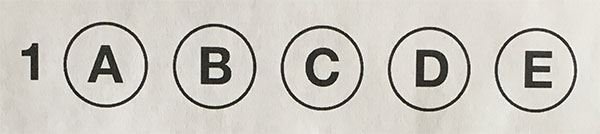
#> input picture 00_img_src/omr_test_02_noanswer.jpg, 600 x 134 px
$ python test_grader.py --image ../00_img_src/omr_test_02_noanswer.jpg
#> lines starting #> are read from the running program, lines starting #| are printed output that depends on the picture; after the words box and inside, x2 and y2 are one past the last pixel; in counts of white or black regions, pixels touching at a corner belong together
#!/usr/bin/python
# -*- coding: utf-8 -*-

"""Original code from https://www.pyimagesearch.com/2016/10/03/bubble-sheet-multiple-choice-scanner-and-test-grader-using-omr-python-and-opencv/

This code applies Optical Mark Recognition for recognizing sample answers sheets
"""

# import the necessary packages
from imutils.perspective import four_point_transform
from imutils import contours
import numpy as np
import argparse
import imutils
import cv2

# construct the argument parse and parse the arguments
ap = argparse.ArgumentParser()
ap.add_argument("-i", "--image", required=True,
	help="path to the input image")
args = vars(ap.parse_args())
# define the answer key which maps the question number
# to the correct answer
ANSWER_KEY = {0: 1, 1: 4, 2: 0, 3: 3, 4: 1}

# load the image, convert it to grayscale, blur it
# slightly, then find edges
image = cv2.imread(args["image"])
#> image is the input picture: shape (134, 600, 3); mean B, G, R 193.9, 201.4, 204.4
gray = cv2.cvtColor(image, cv2.COLOR_BGR2GRAY)
blurred = cv2.GaussianBlur(gray, (5, 5), 0)
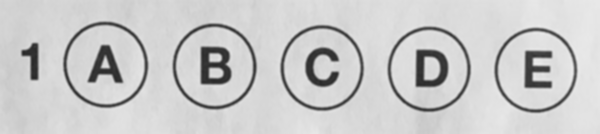
#> blurred: shape (134, 600); min 39, max 236, mean 201.4
edged = cv2.Canny(blurred, 75, 200)
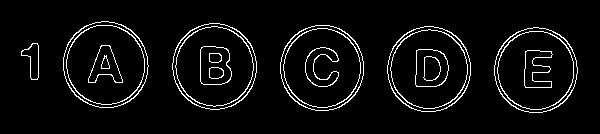
#> edged: shape (134, 600); 5% white in thin lines or dots, all inside (x1, y1, x2, y2) = (21, 21, 578, 113)

# find contours in the edge map, then initialize
# the contour that corresponds to the document
cnts = cv2.findContours(edged.copy(), cv2.RETR_EXTERNAL,
	cv2.CHAIN_APPROX_SIMPLE)
#> cnts = 6 contours; box (x1, y1, x2, y2) and area: (63, 21, 149, 108) 5741, (172, 23, 257, 110) 5666, (280, 25, 364, 111) 5604, (387, 26, 471, 112) 5570, (494, 27, 578, 113) 5534, (21, 43, 39, 80) 339
cnts = imutils.grab_contours(cnts)
docCnt = None

# ensure that at least one contour was found
if len(cnts) > 0:
	# sort the contours according to their size in
	# descending order
	cnts = sorted(cnts, key=cv2.contourArea, reverse=True)
	# loop over the sorted contours
	for c in cnts:
		# approximate the contour
		peri = cv2.arcLength(c, True)
		approx = cv2.approxPolyDP(c, 0.02 * peri, True)
		# if our approximated contour has four points,
		# then we can assume we have found the paper
		if len(approx) == 4:
			docCnt = approx
			break
#> this loop made 6 passes
#> peri on passes 1 to 6: 284.6, 282, 279.8, 279.2, 279.2, 98.97
